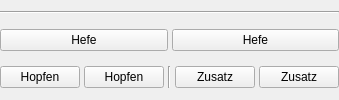
         <widget class="QWidget" name="wdgAddGaerung" native="true">
          <layout class="QVBoxLayout" name="verticalLayout_8">
           <property name="spacing">
            <number>4</number>
           </property>
           <property name="leftMargin">
            <number>0</number>
           </property>
           <property name="topMargin">
            <number>0</number>
           </property>
           <property name="rightMargin">
            <number>0</number>
           </property>
           <property name="bottomMargin">
            <number>0</number>
           </property>
           <item>
            <widget class="Line" name="lineNeueHefeGabe">
             <property name="orientation">
              <enum>Qt::Orientation::Horizontal</enum>
             </property>
            </widget>
           </item>
           <item>
            <layout class="QHBoxLayout" name="horizontalLayout_13">
             <item>
              <widget class="PushButton" name="btnNeueHefeGabe">
               <property name="toolTip">
                <string>&lt;html&gt;&lt;head/&gt;&lt;body&gt;&lt;p&gt;Hiermit wird eine &lt;span style=&quot; font-weight:600;&quot;&gt;Hefesorte&lt;/span&gt; aus der &lt;span style=&quot; font-weight:600;&quot;&gt;Rohstoffliste &lt;/span&gt;im Kleinen Brauhelfer für die Gärung festgelegt. Dazu öffnet sich ein Fenster mit den Einträgen im &lt;span style=&quot; font-weight:600;&quot;&gt;Tab Rohstoffe&lt;/span&gt;.&lt;/p&gt;&lt;/body&gt;&lt;/html&gt;</string>
               </property>
               <property name="text">
                <string>Hefe</string>
               </property>
               <property name="icon">
                <iconset theme="plus"/>
               </property>
              </widget>
             </item>
             <item>
              <widget class="PushButton" name="btnHefeGabenUebernehmen">
               <property name="toolTip">
                <string>&lt;html&gt;&lt;head/&gt;&lt;body&gt;&lt;p&gt;Hiermit werden &lt;span style=&quot; font-weight:600;&quot;&gt;alle Hefegaben&lt;/span&gt; aus einem bestehenden Rezept &lt;span style=&quot; font-weight:600;&quot;&gt;übernommen&lt;/span&gt;.&lt;/p&gt;&lt;/body&gt;&lt;/html&gt;</string>
               </property>
               <property name="text">
                <string>Hefe</string>
               </property>
               <property name="icon">
                <iconset theme="import"/>
               </property>
              </widget>
             </item>
            </layout>
           </item>
           <item>
            <layout class="QHBoxLayout" name="horizontalLayout_16">
             <item>
              <widget class="PushButton" name="btnNeueHopfenGabeGaerung">
               <property name="toolTip">
                <string>&lt;html&gt;&lt;head/&gt;&lt;body&gt;&lt;p&gt;Hiermit wird eine &lt;span style=&quot; font-weight:600;&quot;&gt;Hopfensorte&lt;/span&gt; aus der &lt;span style=&quot; font-weight:600;&quot;&gt;Rohstoffliste &lt;/span&gt;im Kleinen Brauhelfer für die Kalthopfung übernommen. Dazu öffnet sich ein Fenster mit den Einträgen im &lt;span style=&quot; font-weight:600;&quot;&gt;Tab Rohstoffe&lt;/span&gt;.&lt;/p&gt;&lt;/body&gt;&lt;/html&gt;</string>
               </property>
               <property name="text">
                <string>Hopfen</string>
               </property>
               <property name="icon">
                <iconset theme="plus"/>
               </property>
              </widget>
             </item>
             <item>
              <widget class="PushButton" name="btnHopfenGabenUebernehmenGaerung">
               <property name="toolTip">
                <string>&lt;html&gt;&lt;head/&gt;&lt;body&gt;&lt;p&gt;Hiermit werden &lt;span style=&quot; font-weight:600;&quot;&gt;alle Kalthopfengaben&lt;/span&gt; aus einem bestehenden Rezept &lt;span style=&quot; font-weight:600;&quot;&gt;übernommen&lt;/span&gt;.&lt;/p&gt;&lt;/body&gt;&lt;/html&gt;</string>
               </property>
               <property name="text">
                <string>Hopfen</string>
               </property>
               <property name="icon">
                <iconset theme="import"/>
               </property>
              </widget>
             </item>
             <item>
              <widget class="Line" name="line_18">
               <property name="orientation">
                <enum>Qt::Orientation::Vertical</enum>
               </property>
              </widget>
             </item>
             <item>
              <widget class="PushButton" name="btnNeueZusatzGabeGaerung">
               <property name="toolTip">
                <string>&lt;html&gt;&lt;head/&gt;&lt;body&gt;&lt;p&gt;Hiermit wird ein &lt;span style=&quot; font-weight:600;&quot;&gt;Zusatz&lt;/span&gt; aus der &lt;span style=&quot; font-weight:600;&quot;&gt;Rohstoffliste &lt;/span&gt;im Kleinen Brauhelfer für die Kalthopfung übernommen. Dazu öffnet sich ein Fenster mit den Einträgen im &lt;span style=&quot; font-weight:600;&quot;&gt;Tab Rohstoffe&lt;/span&gt;.&lt;/p&gt;&lt;/body&gt;&lt;/html&gt;</string>
               </property>
               <property name="text">
                <string>Zusatz</string>
               </property>
               <property name="icon">
                <iconset theme="plus"/>
               </property>
              </widget>
             </item>
             <item>
              <widget class="PushButton" name="btnZusazGabenUebernehmenGaerung">
               <property name="toolTip">
                <string>&lt;html&gt;&lt;head/&gt;&lt;body&gt;&lt;p&gt;Hiermit werden &lt;span style=&quot; font-weight:600;&quot;&gt;alle Zusatzgaben&lt;/span&gt; aus einem bestehenden Rezept &lt;span style=&quot; font-weight:600;&quot;&gt;übernommen&lt;/span&gt;.&lt;/p&gt;&lt;/body&gt;&lt;/html&gt;</string>
               </property>
               <property name="text">
                <string>Zusatz</string>
               </property>
               <property name="icon">
                <iconset theme="import"/>
               </property>
              </widget>
             </item>
            </layout>
           </item>
          </layout>
         </widget>
